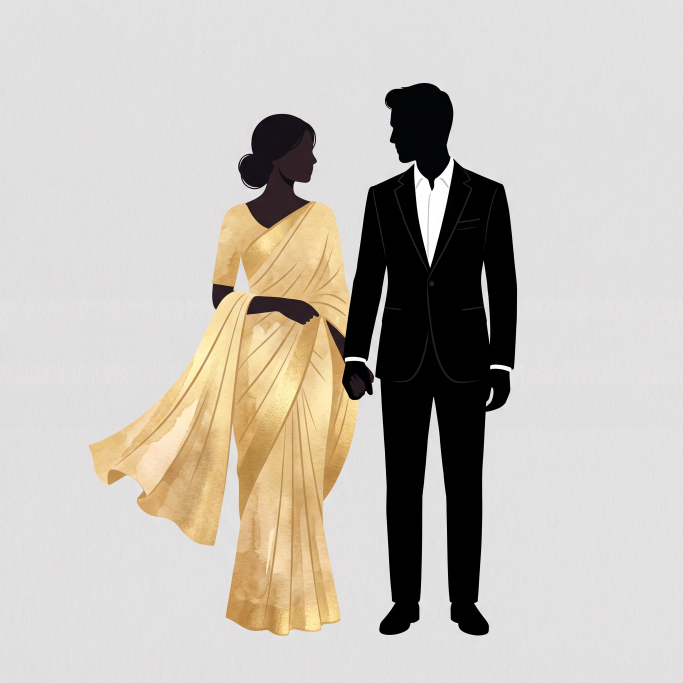
#> input picture design/couple.jpeg, 2048 x 2048 px, found by its file name (shown at 1/3 size)
$ python cut-couple.py
#> lines starting #> are read from the running program, lines starting #| are printed output that depends on the picture; after the words box and inside, x2 and y2 are one past the last pixel; in counts of white or black regions, pixels touching at a corner belong together
# Cuts the couple illustration (design/couple.jpeg, our generated art) off its plain grey background.
# Figures are dark (suit, hair), warm gold (sari) or white (shirt). Anything reachable from the border
# through background-coloured pixels is removed; enclosed areas are kept unless they are background too
# (e.g. the gap between the two figures above their joined hands).
# Output: src/assets/couple/couple.webp (transparent).
from PIL import Image, ImageFilter
import numpy as np
from collections import deque

SRC, OUT, MAX_SIDE = 'design/couple.jpeg', 'src/assets/couple/couple.webp', 1400
im = Image.open(SRC).convert('RGB')
#> im is the input picture: PIL image 2048x2048 RGB; mean R, G, B 196.5, 190.7, 183.9
a = np.asarray(im).astype(np.float32)
border = np.concatenate([a[:40].reshape(-1, 3), a[-40:].reshape(-1, 3), a[:, :40].reshape(-1, 3), a[:, -40:].reshape(-1, 3)])
bg = np.median(border, axis=0)
#> bg = [225, 224, 225]
dist = np.sqrt(((np.asarray(im.filter(ImageFilter.GaussianBlur(1.2))).astype(np.float32) - bg) ** 2).sum(-1))
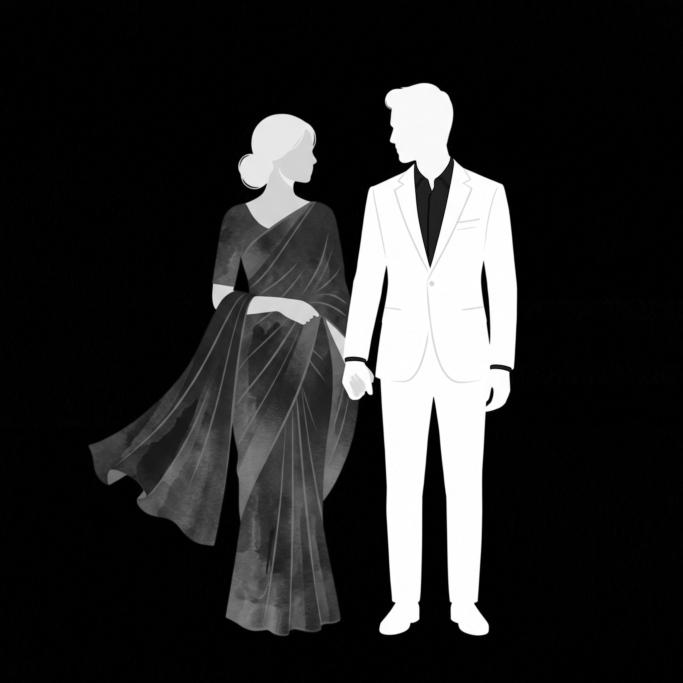
#> dist: shape (2048, 2048) float32 (shown at 1/3 size); min 0, max 389.1, mean 65.5; drawn with min black and max white
alpha = np.clip((dist - 10) / 22, 0, 1)
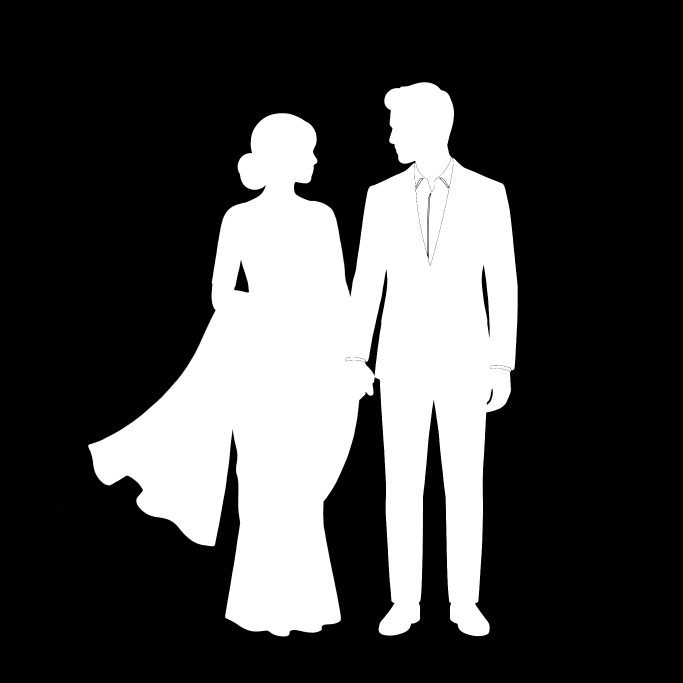
#> alpha: shape (2048, 2048) float32 (shown at 1/3 size); min 0, max 1, mean 0.273

# Background regions: low-alpha components. Remove those touching the border, or enclosed but bg-coloured.
low = (alpha < 0.5); H, W = low.shape; lo = low.tolist(); seen = np.zeros_like(low); sn = seen.tolist()
#> after `low = alpha < 0.5`:
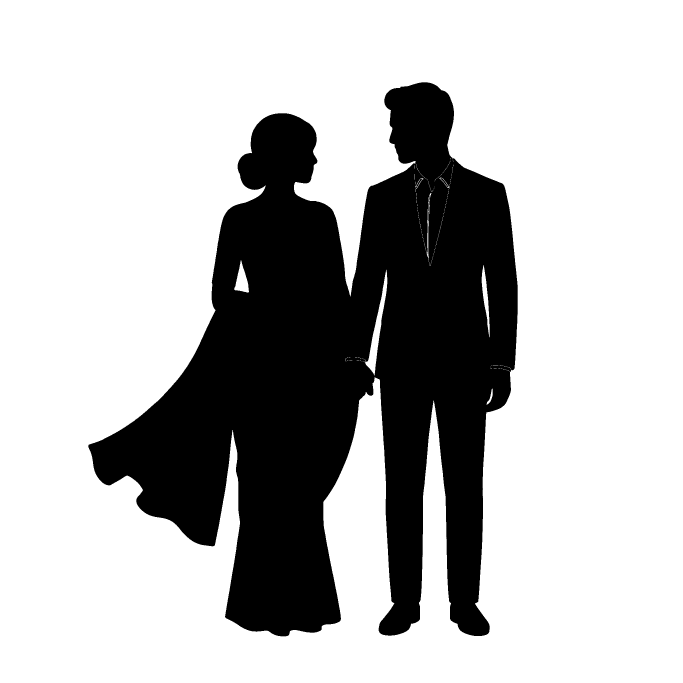
#> low: shape (2048, 2048) bool (shown at 1/3 size); 72.7% white; 3 black regions (1 under 20 px), largest, box (x1, y1, x2, y2) and area: (265, 247, 1553, 1909) 1146167, (1283, 585, 1291, 762) 340
#> after `H, W = low.shape`: H = 2048; W = 2048
#> after `lo = low.tolist()`: lo = 2048 items
for sy in range(H):
    for sx in range(W):
        if lo[sy][sx] and not sn[sy][sx]:
            sn[sy][sx] = True; q = deque([(sy, sx)]); pts = []; edge = False
            while q:
                y, x = q.popleft(); pts.append((y, x))
                if y in (0, H - 1) or x in (0, W - 1): edge = True
                for ny, nx in ((y + 1, x), (y - 1, x), (y, x + 1), (y, x - 1)):
                    if 0 <= ny < H and 0 <= nx < W and lo[ny][nx] and not sn[ny][nx]:
                        sn[ny][nx] = True; q.append((ny, nx))
            ys, xs = zip(*pts)
            if not edge and dist[list(ys), list(xs)].mean() > 12:  # enclosed and not background: keep (shirt)
                alpha[list(ys), list(xs)] = 1.0
al = np.maximum(alpha, 1e-3)[..., None]
rgb = np.clip((a - (1 - al) * bg) / al, 0, 255)
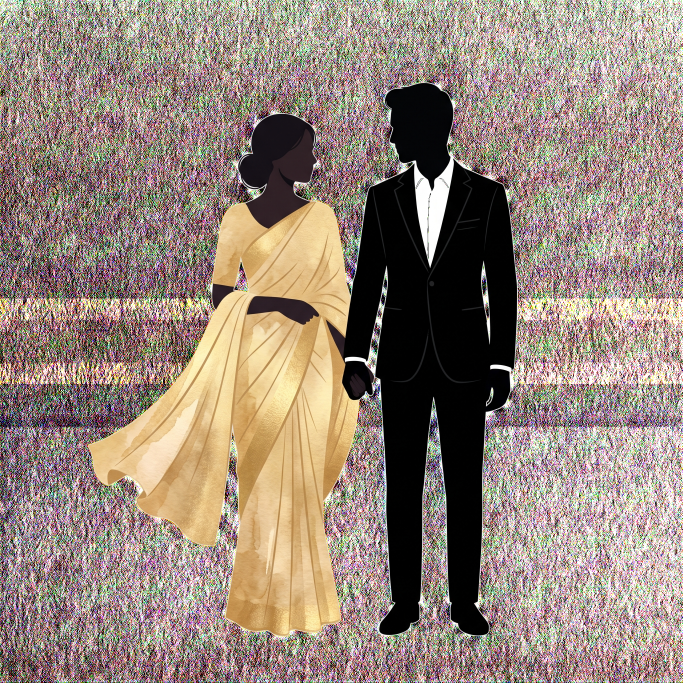
#> rgb: shape (2048, 2048, 3) float32 (shown at 1/3 size); mean R, G, B 150.7, 133.5, 122.1
out = Image.fromarray(np.dstack([rgb, alpha * 255]).astype(np.uint8))
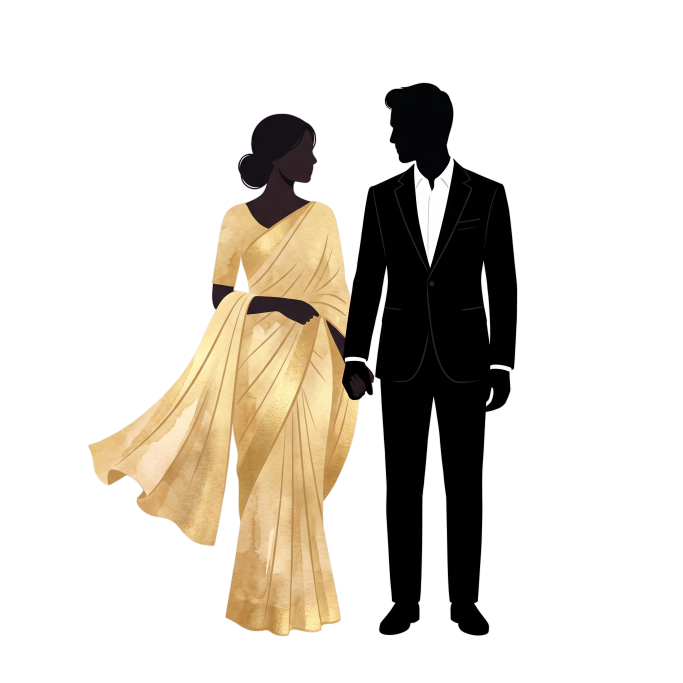
#> out: PIL image 2048x2048 RGBA (shown at 1/3 size); mean R, G, B, A 149.8, 133.4, 121.9, 69.7; transparent parts drawn white
out = out.crop(out.getchannel('A').point(lambda v: 255 if v > 30 else 0).getbbox())
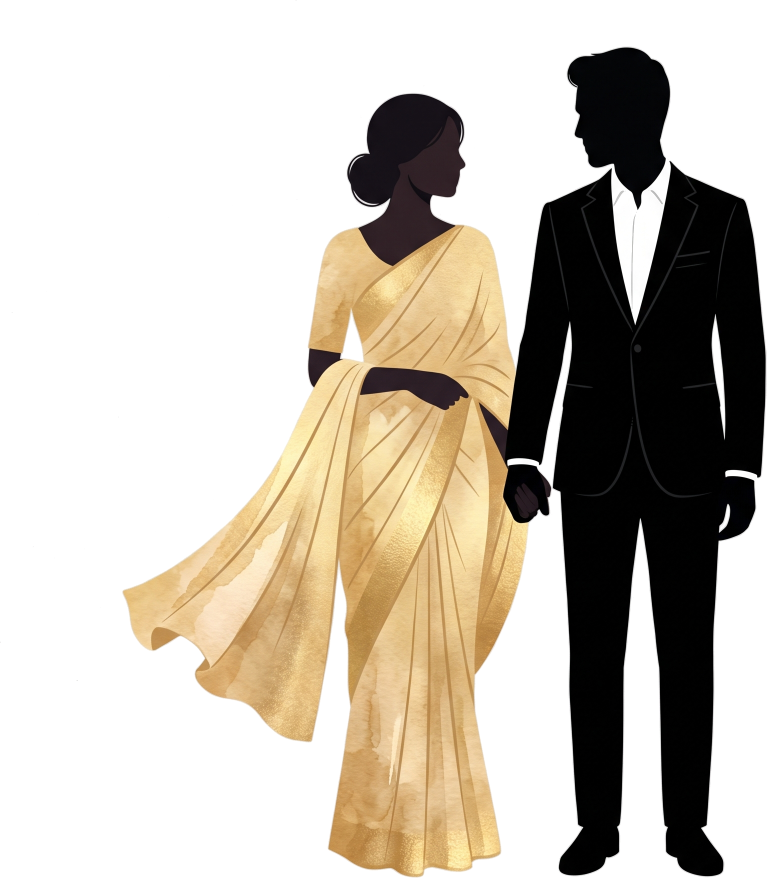
#> out: PIL image 1533x1756 RGBA (shown at 1/2 size); mean R, G, B, A 136.5, 119.3, 105.1, 108.7; transparent parts drawn white
k = min(1, MAX_SIDE / max(out.size)); out = out.resize((round(out.width * k), round(out.height * k)), Image.LANCZOS)
#> after `k = min(1, MAX_SIDE / max(out.size))`: k = 0.797
out.save(OUT, 'WEBP', quality=90, method=6)
print(OUT, out.size)
#| src/assets/couple/couple.webp (1222, 1400)

$ run again, with design/border.jpeg copied over design/couple.jpeg
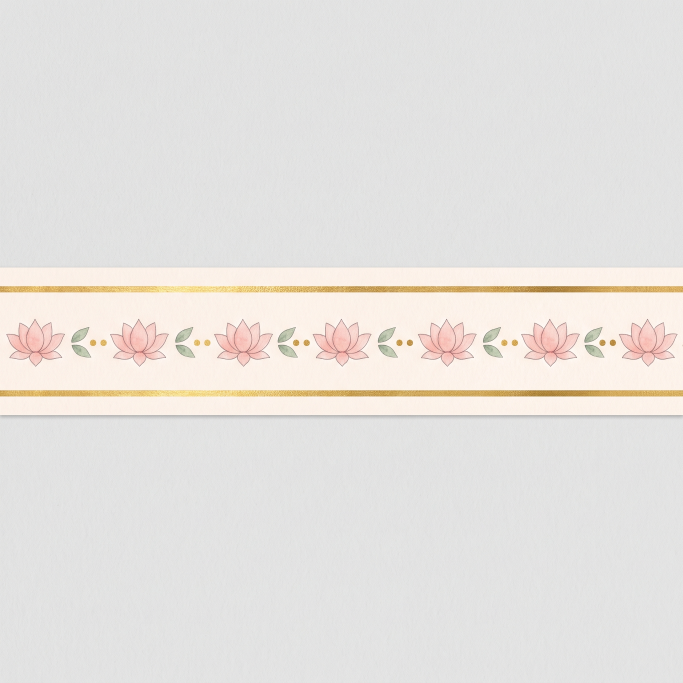
#> input picture design/border.jpeg, 2048 x 2048 px, found by its file name (shown at 1/3 size)
#> im is the input picture: PIL image 2048x2048 RGB; mean R, G, B 230.1, 226.8, 223.5
#> bg = [226, 227, 226]
#> `low = alpha < 0.5`:
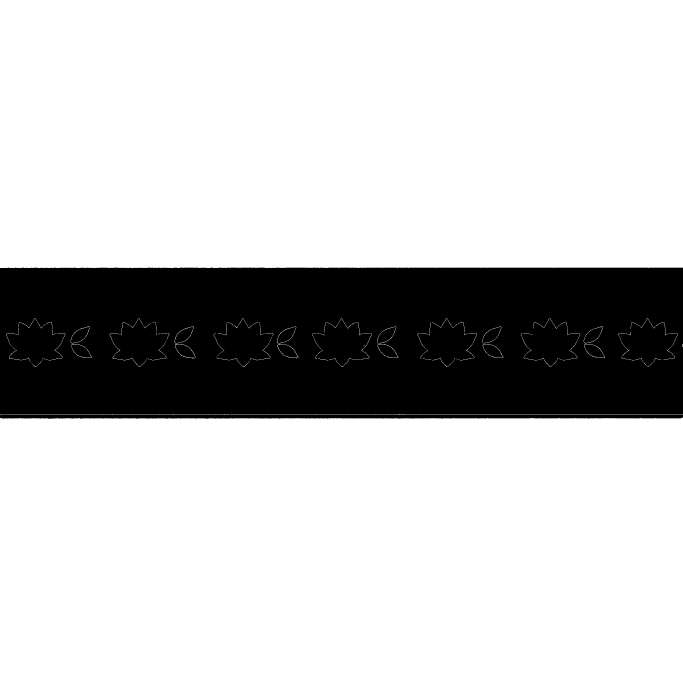
#> low: shape (2048, 2048) bool (shown at 1/3 size); 78.1% white; 3 black regions (1 under 20 px), largest, box (x1, y1, x2, y2) and area: (0, 803, 2048, 1244) 896356, (0, 1245, 2048, 1256) 20592
#> lo = 2048 items
#> `out = out.crop(out.getchannel('A').point(lambda v: 255 if v > 30 else ..`:
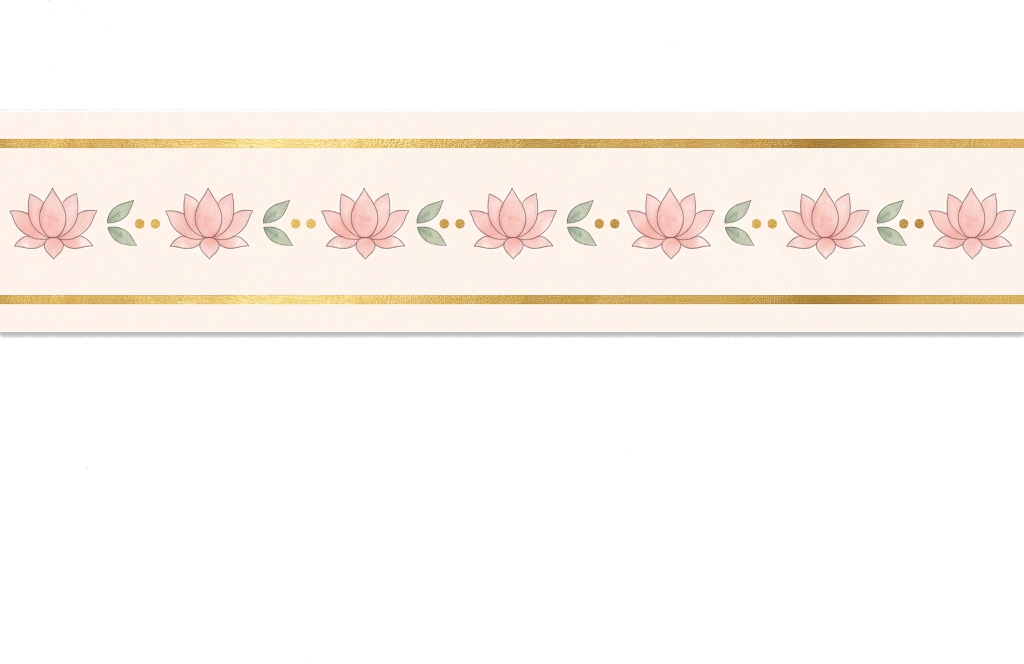
#> out: PIL image 2048x1327 RGBA (shown at 1/2 size); mean R, G, B, A 182.6, 156.8, 168.3, 81.8; transparent parts drawn white
#| src/assets/couple/couple.webp (1400, 907)
